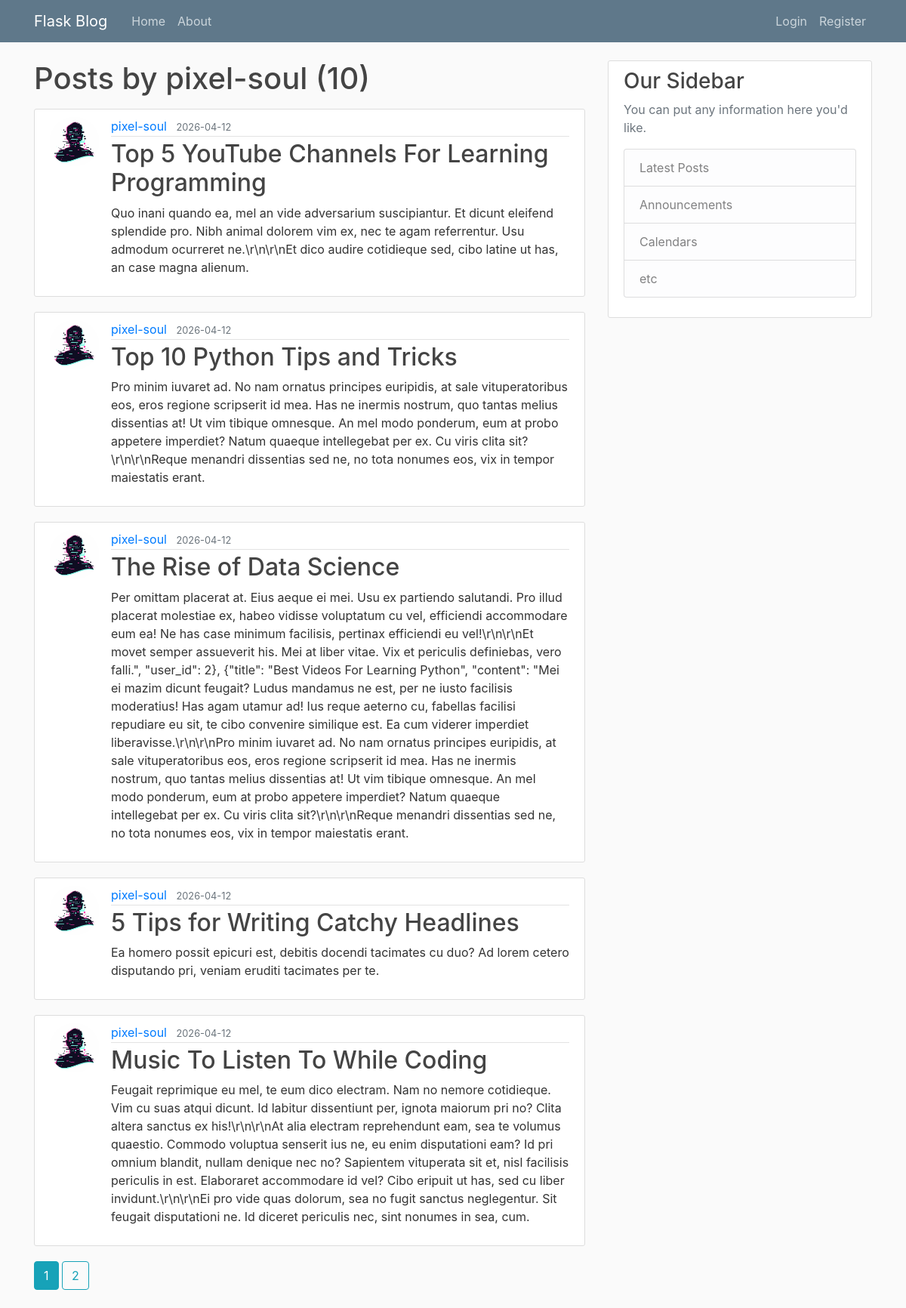
/user/pixel-soul, run on the app's committed database.
### flask_blog/models.py (models this page shows, shortened)
class User(db.Model, UserMixin):
    id = db.Column(db.Integer, primary_key=True)
    username = db.Column(db.String(20), unique=True, nullable=False)
    email = db.Column(db.String(120), unique=True, nullable=False)
    image_file = db.Column(db.String(20), nullable=False, default='default.jpg')
    password = db.Column(db.String(60), nullable=False)
    posts = db.relationship('Post', backref='author', lazy=True)

class Post(db.Model):
    id = db.Column(db.Integer, primary_key=True)
    title = db.Column(db.String(100), nullable=False)
    content = db.Column(db.Text, nullable=False)
    date_posted = db.Column(db.DateTime, nullable=False, default=datetime.utcnow)
    user_id = db.Column(db.Integer, db.ForeignKey('user.id'), nullable=False)

### flask_blog/users/routes.py (the view)
@users.route("/user/<string:username>")
def user_posts(username):
    page = request.args.get('page', 1, type=int)
    user = User.query.filter_by(username=username).first_or_404()
    posts = Post.query.filter_by(author=user)\
        .order_by(Post.date_posted.desc())\
        .paginate(per_page=5, page=page)
    return render_template("user_posts.html",posts=posts, user=user)

### flask_blog/templates/user_posts.html
{% extends "layout.html" %}
{% block content %}
    <h1 class="mb-3">Posts by {{ user.username }} ({{ posts.total }})</h1>
    {% for post in posts.items %}
        <article class="media content-section">
            <img class="rounded-circle article-img" src="{{ url_for('static', filename='profile_pics/' + post.author.image_file) }}">
            <div class="media-body">
                <div class="article-metadata">
                <a class="mr-2" href="{{ url_for('users.user_posts', username=post.author.username) }}">{{ post.author.username }}</a>
                <small class="text-muted">{{ post.date_posted.strftime('%Y-%m-%d') }}</small>
                </div>
                <h2><a class="article-title" href="{{ url_for('posts.post', post_id=post.id) }}">{{ post.title }}</a></h2>
                <p class="article-content">{{ post.content }}</p>
            </div>
        </article>
    {% endfor %}
    {% for page_num in posts.iter_pages(left_edge=1, right_edge=1, left_current=1, right_current=1) %}
        {% if page_num %}
            {% if page_num == posts.page %}
                <a class="btn btn-info mb-4" href="{{ url_for('users.user_posts', username=user.username, page=page_num) }}">{{ page_num }}</a>
            {% else %}
                <a class="btn btn-outline-info mb-4" href="{{ url_for('users.user_posts', username=user.username, page=page_num) }}">{{ page_num }}</a>
            {% endif %}
        {% else %}
            <span class="mr-2">...</span>
        {% endif %}
    {% endfor %}
{% endblock content %}

### flask_blog/static/main.css (style rules this page uses)
body { background: #fafafa; color: #333333; margin-top: 5rem; }
h1, h2, h3, h4, h5, h6 { color: #444444; }
.content-section { background: #ffffff; padding: 10px 20px; border: 1px solid #dddddd; border-radius: 3px; margin-bottom: 20px; }
.article-title { color: #444444; }
.article-content { white-space: pre-line; }
.article-img { height: 65px; width: 65px; margin-right: 16px; }
.article-metadata { padding-bottom: 1px; margin-bottom: 4px; border-bottom: 1px solid #e3e3e3 }

### data on the page
User: username "pixel-soul"
Post: image_file (placeholder picture), author.username "pixel-soul", date_posted "2026-04-12", title "Top 5 YouTube Channels For Learning Programming", content "Quo inani quando ea, mel an vide adversarium suscipiantur. Et dicunt eleifend splendide pro. Nibh animal dolorem vim ex, nec te agam referrentur. Usu admodum ocurreret ne.\\r\\n\\r\\nEt dico audire cotidieque sed, cibo latine ut has, an case magna alienum."
Post: image_file (placeholder picture), author.username "pixel-soul", date_posted "2026-04-12", title "Top 10 Python Tips and Tricks", content "Pro minim iuvaret ad. No nam ornatus principes euripidis, at sale vituperatoribus eos, eros regione scripserit id mea. Has ne inermis nostrum, quo tantas melius dissentias at! Ut vim tibique omnesque. An mel modo ponderum, eum at probo appetere imperdiet? Natum quaeque intellegebat per ex. Cu viris clita sit?\\r\\n\\r\\nReque menandri dissentias sed ne, no tota nonumes eos, vix in tempor maiestatis erant."
Post: image_file (placeholder picture), author.username "pixel-soul", date_posted "2026-04-12", title "The Rise of Data Science", content "Per omittam placerat at. Eius aeque ei mei. Usu ex partiendo salutandi. Pro illud placerat molestiae ex, habeo vidisse voluptatum cu vel, efficiendi accommodare eum ea! Ne has case minimum facilisis, pertinax efficiendi eu vel!\\r\\n\\r\\nEt movet semper assueverit his. Mei at liber vitae. Vix et periculis definiebas, vero falli.\", \"user_id\": 2}, {\"title\": \"Best Videos For Learning Python\", \"content\": \"Mei ei mazim dicunt feugait? Ludus mandamus ne est, per ne iusto facilisis moderatius! Has agam utamur ad! Ius reque aeterno cu, fabellas facilisi repudiare eu sit, te cibo convenire similique est. Ea cum viderer imperdiet liberavisse.\\r\\n\\r\\nPro minim iuvaret ad. No nam ornatus principes…"
Post: image_file (placeholder picture), author.username "pixel-soul", date_posted "2026-04-12", title "5 Tips for Writing Catchy Headlines", content "Ea homero possit epicuri est, debitis docendi tacimates cu duo? Ad lorem cetero disputando pri, veniam eruditi tacimates per te."
Post: image_file (placeholder picture), author.username "pixel-soul", date_posted "2026-04-12", title "Music To Listen To While Coding", content "Feugait reprimique eu mel, te eum dico electram. Nam no nemore cotidieque. Vim cu suas atqui dicunt. Id labitur dissentiunt per, ignota maiorum pri no? Clita altera sanctus ex his!\\r\\n\\r\\nAt alia electram reprehendunt eam, sea te volumus quaestio. Commodo voluptua senserit ius ne, eu enim disputationi eam? Id pri omnium blandit, nullam denique nec no? Sapientem vituperata sit et, nisl facilisis periculis in est. Elaboraret accommodare id vel? Cibo eripuit ut has, sed cu liber invidunt.\\r\\n\\r\\nEi pro vide quas dolorum, sea no fugit sanctus neglegentur. Sit feugait disputationi ne. Id diceret periculis nec, sint nonumes in sea, cum."

### other printed values
{{ posts.total }} "10"
{{ page_num }} "1"
{{ page_num }} "2"
